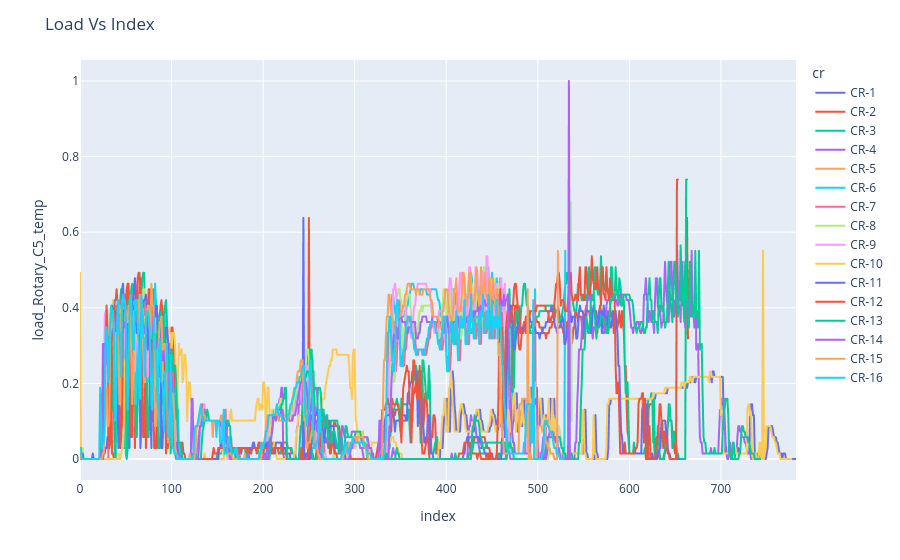

The code cell stored with this chart in its notebook:
### Code cell
fig = px.line(data, x="index", y="load_Rotary_C5_temp", color='cr')
fig.update_layout(title_text="Load Vs Index")
fig.show()

### Figure 1 — Plotly figure (JSON) as saved in the notebook; plotly's stock layout.template omitted (floating-point values rounded to 4 significant figures; data arrays with more than 128 entries replaced by an {"elided": "..."} marker saying what was removed)
{"data": [{"hovertemplate": "cr=CR-1<br>index=%{x}<br>load_Rotary_C5_temp=%{y}<extra></extra>", "legendgroup": "CR-1", "line": {"color": "#636efa", "dash": "solid"}, "marker": {"symbol": "circle"}, "mode": "lines", "name": "CR-1", "showlegend": true, "type": "scattergl", "x": {"elided": "783 int values"}, "xaxis": "x", "y": {"elided": "783 float values"}, "yaxis": "y"}, {"hovertemplate": "cr=CR-2<br>index=%{x}<br>load_Rotary_C5_temp=%{y}<extra></extra>", "legendgroup": "CR-2", "line": {"color": "#EF553B", "dash": "solid"}, "marker": {"symbol": "circle"}, "mode": "lines", "name": "CR-2", "showlegend": true, "type": "scattergl", "x": {"elided": "665 int values"}, "xaxis": "x", "y": {"elided": "665 float values"}, "yaxis": "y"}, {"hovertemplate": "cr=CR-3<br>index=%{x}<br>load_Rotary_C5_temp=%{y}<extra></extra>", "legendgroup": "CR-3", "line": {"color": "#00cc96", "dash": "solid"}, "marker": {"symbol": "circle"}, "mode": "lines", "name": "CR-3", "showlegend": true, "type": "scattergl", "x": {"elided": "664 int values"}, "xaxis": "x", "y": {"elided": "664 float values"}, "yaxis": "y"}, {"hovertemplate": "cr=CR-4<br>index=%{x}<br>load_Rotary_C5_temp=%{y}<extra></extra>", "legendgroup": "CR-4", "line": {"color": "#ab63fa", "dash": "solid"}, "marker": {"symbol": "circle"}, "mode": "lines", "name": "CR-4", "showlegend": true, "type": "scattergl", "x": {"elided": "740 int values"}, "xaxis": "x", "y": {"elided": "740 float values"}, "yaxis": "y"}, {"hovertemplate": "cr=CR-5<br>index=%{x}<br>load_Rotary_C5_temp=%{y}<extra></extra>", "legendgroup": "CR-5", "line": {"color": "#FFA15A", "dash": "solid"}, "marker": {"symbol": "circle"}, "mode": "lines", "name": "CR-5", "showlegend": true, "type": "scattergl", "x": {"elided": "535 int values"}, "xaxis": "x", "y": {"elided": "535 float values"}, "yaxis": "y"}, {"hovertemplate": "cr=CR-6<br>index=%{x}<br>load_Rotary_C5_temp=%{y}<extra></extra>", "legendgroup": "CR-6", "line": {"color": "#19d3f3", "dash": "solid"}, "marker": {"symbol": "circle"}, "mode": "lines", "name": "CR-6", "showlegend": true, "type": "scattergl", "x": {"elided": "531 int values"}, "xaxis": "x", "y": {"elided": "531 float values"}, "yaxis": "y"}, {"hovertemplate": "cr=CR-7<br>index=%{x}<br>load_Rotary_C5_temp=%{y}<extra></extra>", "legendgroup": "CR-7", "line": {"color": "#FF6692", "dash": "solid"}, "marker": {"symbol": "circle"}, "mode": "lines", "name": "CR-7", "showlegend": true, "type": "scattergl", "x": {"elided": "531 int values"}, "xaxis": "x", "y": {"elided": "531 float values"}, "yaxis": "y"}, {"hovertemplate": "cr=CR-8<br>index=%{x}<br>load_Rotary_C5_temp=%{y}<extra></extra>", "legendgroup": "CR-8", "line": {"color": "#B6E880", "dash": "solid"}, "marker": {"symbol": "circle"}, "mode": "lines", "name": "CR-8", "showlegend": true, "type": "scattergl", "x": {"elided": "538 int values"}, "xaxis": "x", "y": {"elided": "538 float values"}, "yaxis": "y"}, {"hovertemplate": "cr=CR-9<br>index=%{x}<br>load_Rotary_C5_temp=%{y}<extra></extra>", "legendgroup": "CR-9", "line": {"color": "#FF97FF", "dash": "solid"}, "marker": {"symbol": "circle"}, "mode": "lines", "name": "CR-9", "showlegend": true, "type": "scattergl", "x": {"elided": "530 int values"}, "xaxis": "x", "y": {"elided": "530 float values"}, "yaxis": "y"}, {"hovertemplate": "cr=CR-10<br>index=%{x}<br>load_Rotary_C5_temp=%{y}<extra></extra>", "legendgroup": "CR-10", "line": {"color": "#FECB52", "dash": "solid"}, "marker": {"symbol": "circle"}, "mode": "lines", "name": "CR-10", "showlegend": true, "type": "scattergl", "x": {"elided": "778 int values"}, "xaxis": "x", "y": {"elided": "778 float values"}, "yaxis": "y"}, {"hovertemplate": "cr=CR-11<br>index=%{x}<br>load_Rotary_C5_temp=%{y}<extra></extra>", "legendgroup": "CR-11", "line": {"color": "#636efa", "dash": "solid"}, "marker": {"symbol": "circle"}, "mode": "lines", "name": "CR-11", "showlegend": true, "type": "scattergl", "x": {"elided": "655 int values"}, "xaxis": "x", "y": {"elided": "655 float values"}, "yaxis": "y"}, {"hovertemplate": "cr=CR-12<br>index=%{x}<br>load_Rotary_C5_temp=%{y}<extra></extra>", "legendgroup": "CR-12", "line": {"color": "#EF553B", "dash": "solid"}, "marker": {"symbol": "circle"}, "mode": "lines", "name": "CR-12", "showlegend": true, "type": "scattergl", "x": {"elided": "654 int values"}, "xaxis": "x", "y": {"elided": "654 float values"}, "yaxis": "y"}, {"hovertemplate": "cr=CR-13<br>index=%{x}<br>load_Rotary_C5_temp=%{y}<extra></extra>", "legendgroup": "CR-13", "line": {"color": "#00cc96", "dash": "solid"}, "marker": {"symbol": "circle"}, "mode": "lines", "name": "CR-13", "showlegend": true, "type": "scattergl", "x": {"elided": "744 int values"}, "xaxis": "x", "y": {"elided": "744 float values"}, "yaxis": "y"}, {"hovertemplate": "cr=CR-14<br>index=%{x}<br>load_Rotary_C5_temp=%{y}<extra></extra>", "legendgroup": "CR-14", "line": {"color": "#ab63fa", "dash": "solid"}, "marker": {"symbol": "circle"}, "mode": "lines", "name": "CR-14", "showlegend": true, "type": "scattergl", "x": {"elided": "537 int values"}, "xaxis": "x", "y": {"elided": "537 float values"}, "yaxis": "y"}, {"hovertemplate": "cr=CR-15<br>index=%{x}<br>load_Rotary_C5_temp=%{y}<extra></extra>", "legendgroup": "CR-15", "line": {"color": "#FFA15A", "dash": "solid"}, "marker": {"symbol": "circle"}, "mode": "lines", "name": "CR-15", "showlegend": true, "type": "scattergl", "x": {"elided": "523 int values"}, "xaxis": "x", "y": {"elided": "523 float values"}, "yaxis": "y"}, {"hovertemplate": "cr=CR-16<br>index=%{x}<br>load_Rotary_C5_temp=%{y}<extra></extra>", "legendgroup": "CR-16", "line": {"color": "#19d3f3", "dash": "solid"}, "marker": {"symbol": "circle"}, "mode": "lines", "name": "CR-16", "showlegend": true, "type": "scattergl", "x": {"elided": "529 int values"}, "xaxis": "x", "y": {"elided": "529 float values"}, "yaxis": "y"}], "layout": {"legend": {"title": {"text": "cr"}, "tracegroupgap": 0}, "margin": {"t": 60}, "title": {"text": "Load Vs Index"}, "xaxis": {"anchor": "y", "domain": [0, 1], "title": {"text": "index"}}, "yaxis": {"anchor": "x", "domain": [0, 1], "title": {"text": "load_Rotary_C5_temp"}}}}
